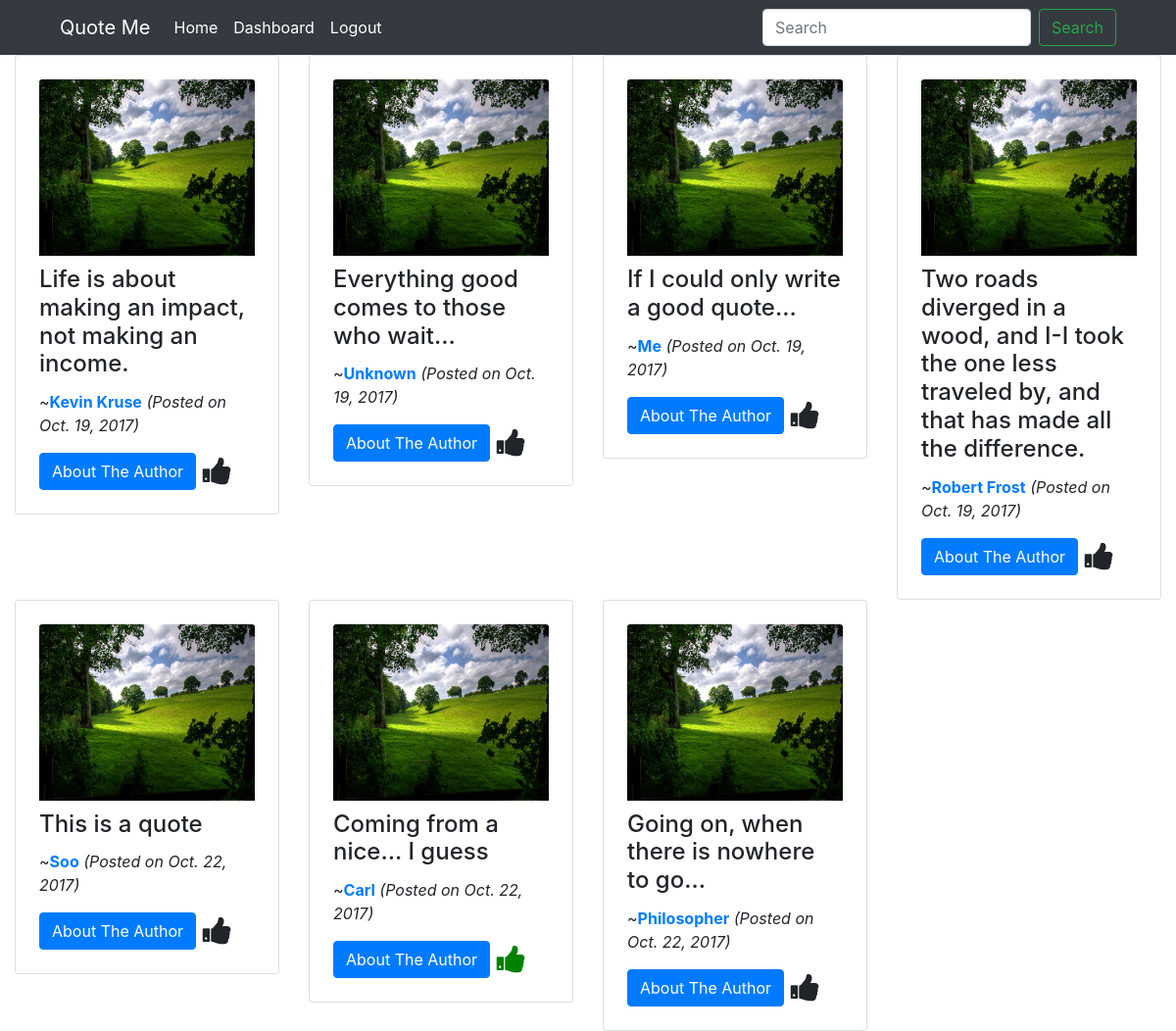
Before: / (signed in) with the older database file.
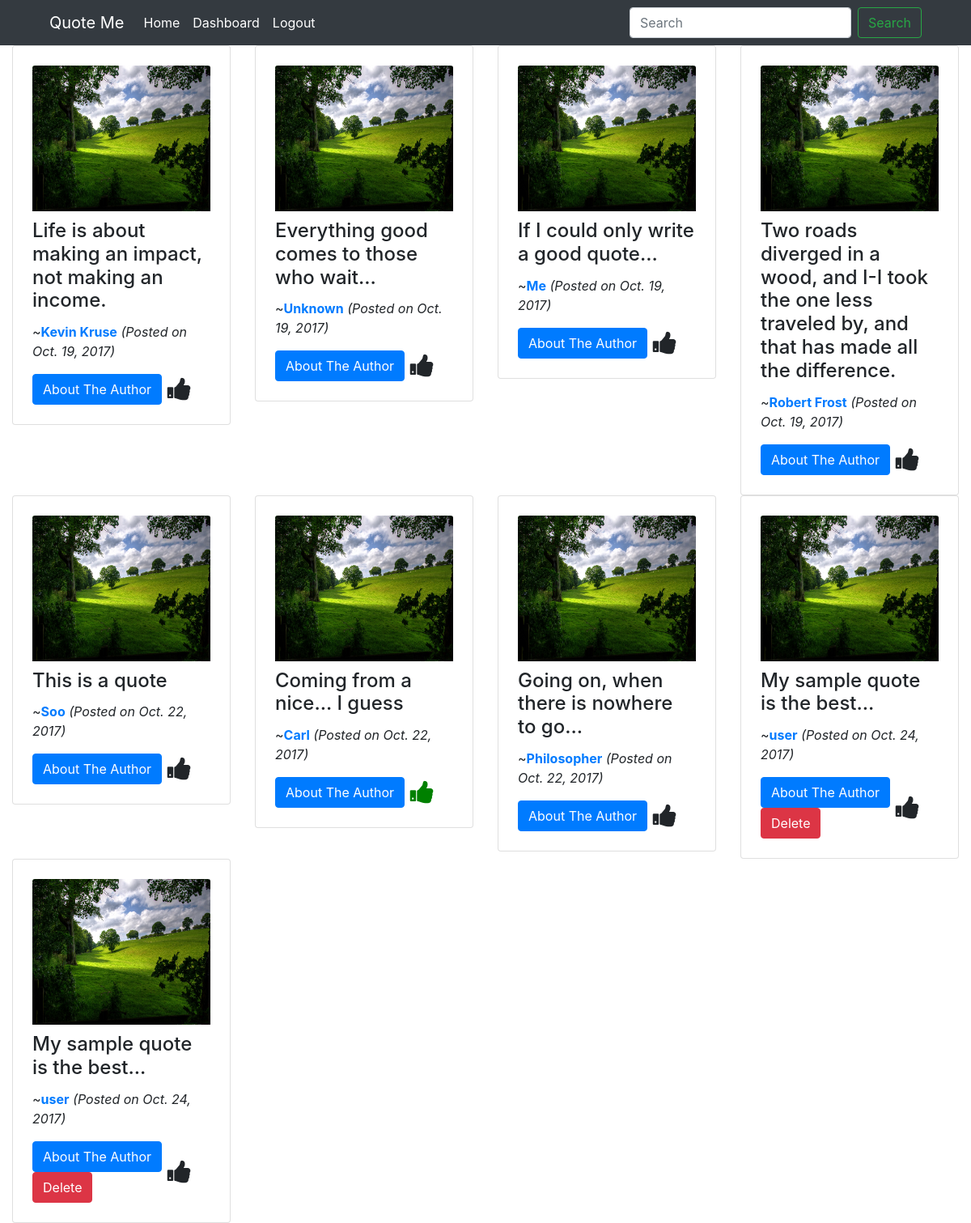
After: the same page with the newer database file.
### quotes/models.py (models this page shows, shortened)
class Quote(models.Model):
    id = models.AutoField(primary_key=True)
    text = models.TextField()
    author = models.CharField(max_length=100)
    date = models.DateField()

### quotes/views.py (the view)
# urls.py: url(r'^$', quotesviews.index, name='index'),
def index(request):
    quotes = Quote.objects.all()
    if request.user.is_authenticated():
        liked_quote_ids = [x.quote_id for x in Like.objects.filter(user=request.user)]
    else:
        liked_quote_ids = []
    data = {'quotes': quotes, 'liked_quote_ids': liked_quote_ids}
    return render(request, 'quotes/index.html', data)

### quotes/templates/quotes/index.html (shortened to what this page needs)
{% extends 'quotes/header.html' %}
{% block content %}
  <div class="container-fluid">
    <div class="row">
      {% for quote in quotes %}
        <div class="col-xl-3 col-lg-4 col-md-4 col-sm-6 col-xs-12">
          {% include 'quotes/includes/quote.html' %}
        </div>
      {% endfor %}
    </div>
  </div>
  </body>
{% endblock %}

### quotes/templates/quotes/includes/quote.html
{% load static %}
<div class="card p-4">
  <img class="card-img-top" src="{% static 'images/landscape.jpg' %}" width="320px" height="180px" alt="Card image cap">
  <div class="card-block">
    <h4 class="card-title" style="margin-top: 10px;">{{ quote.text }}</h4>
    <p class="card-text">~<strong class="quote-author"><a href="/dashboard/{{ quote.author }}">{{ quote.author }}</a></strong> <em>(Posted on {{ quote.date }})</em></p>
    <div class="row">
      <div class="col-lg-8 col-md-12">
        <button onclick='getAuthorDetails(this)' class="btn btn-primary">About The Author</button>
        {% if request.user.username == quote.author %}
          <button onclick='deleteQuote(this)' class="btn btn-danger">Delete</button>
        {% endif %}
      </div>
      <div class="col-lg-4 col-md-4">
        {% if quote.id in liked_quote_ids %}
          <i class="like-btn fa fa-thumbs-up center-vertical btn-like-quote" style="font-size: 200%;" aria-hidden="true"></i>
        {% else %}
          <i class="like-btn fa fa-thumbs-up center-vertical" style="font-size: 200%;" aria-hidden="true"></i>
        {% endif %}
      </div>
    </div>
  </div>
</div>

Changed rows visible on the page:
added Quote: text "My sample quote is the best...", author "user", date "Oct. 24, 2017", shows "Delete"
added Quote: text "My sample quote is the best...", author "user", date "Oct. 24, 2017", shows "Delete"
